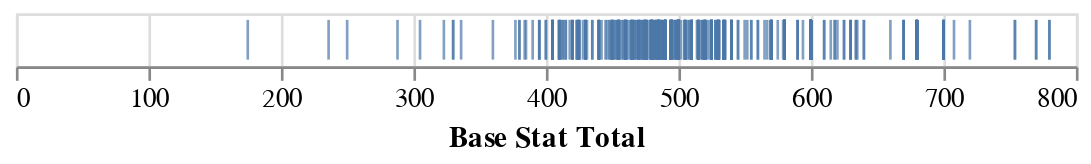

The notebook cell this image was saved under:
### Markdown cell above
Encoding the points in one dimension. we told altair to encode Base State Total along the x-axis.

It's a bit hard to see, we can change the type of mark to see things more clearly:

### Code cell
alt.Chart(df).mark_tick().encode(
    x='Base Stat Total'
)

### Figure 1 — Vega-Lite specification as saved in the notebook (floating-point values rounded to 4 significant figures; data arrays with more than 128 entries replaced by an {"elided": "..."} marker saying what was removed)
{"config": {"view": {"continuousWidth": 400, "continuousHeight": 300}}, "data": {"name": "data-602fbf70eee4bc4bcbc5a8b70b837b07"}, "mark": "tick", "encoding": {"x": {"type": "quantitative", "field": "Base Stat Total"}}, "$schema": "https://vega.github.io/schema/vega-lite/v4.8.1.json", "datasets": {"data-602fbf70eee4bc4bcbc5a8b70b837b07": {"elided": "553 records"}}}
